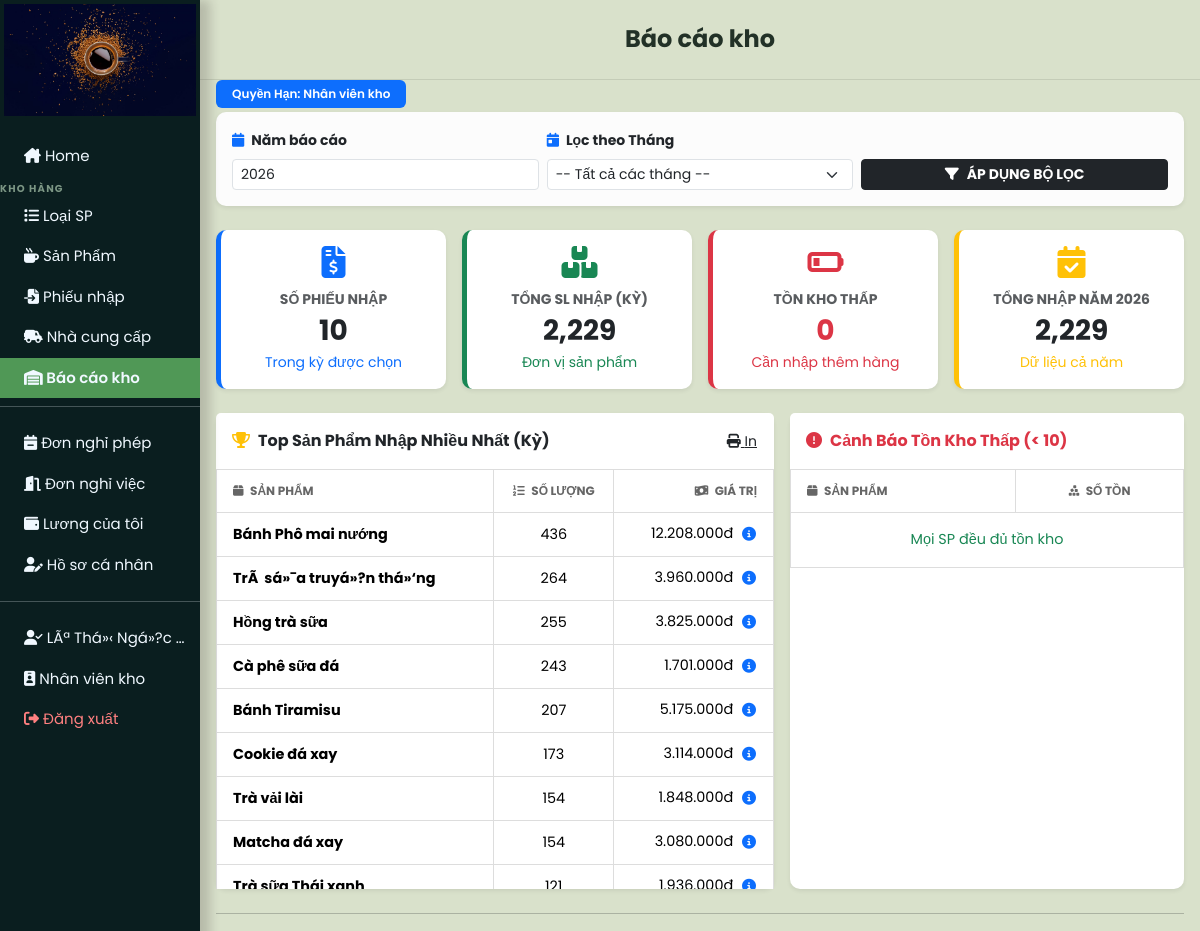
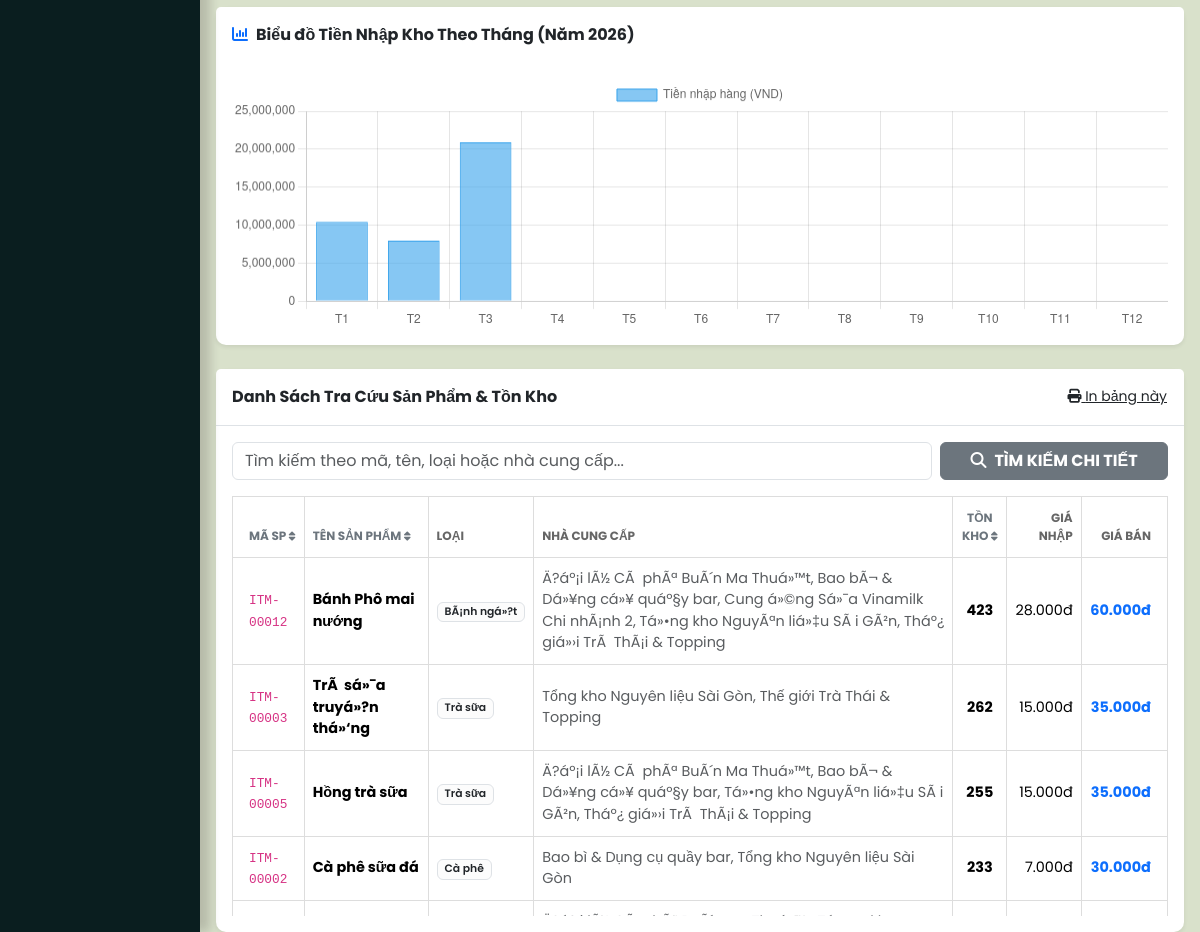
The page /user_page.php?baocao_kho (signed in) on the database its author committed (2 pictures, top to bottom).
### tables this page shows
CREATE TABLE `accounts` (
  `account_id` int(11) NOT NULL,
  `full_name` varchar(150) NOT NULL,
  `email` varchar(150) NOT NULL,
  `password` varchar(255) NOT NULL,
  `role_id` int(11) NOT NULL DEFAULT 3,
  `position_id` int(11) DEFAULT NULL,
  `phone` varchar(20) DEFAULT NULL,
  `address` text DEFAULT NULL,
  `birth_date` date DEFAULT NULL,
  `gender` enum('nam','ná»¯','khÃ¡c') DEFAULT NULL,
  `hr_status` enum('active','resigned','on_leave') NOT NULL DEFAULT 'active',
  `system_status` enum('active','locked','disabled','pending') NOT NULL DEFAULT 'pending',
  `hire_date` date DEFAULT NULL,
  `created_at` timestamp NULL DEFAULT current_timestamp(),
  `updated_at` timestamp NULL DEFAULT current_timestamp() ON UPDATE current_timestamp()
);

CREATE TABLE `items` (
  `item_id` int(11) NOT NULL,
  `item_code` varchar(20) NOT NULL,
  `item_name` varchar(200) NOT NULL,
  `category_id` int(11) DEFAULT NULL,
  `description` text DEFAULT NULL,
  `unit_price` decimal(10,0) NOT NULL DEFAULT 0,
  `purchase_price` decimal(10,0) NOT NULL DEFAULT 0,
  `stock_quantity` int(11) NOT NULL DEFAULT 0,
  `item_status` enum('active','inactive') NOT NULL DEFAULT 'active',
  `sale_status` enum('selling','stopped') NOT NULL DEFAULT 'selling',
  `item_image` varchar(255) DEFAULT NULL,
  `added_date` timestamp NULL DEFAULT current_timestamp(),
  `updated_at` timestamp NULL DEFAULT current_timestamp() ON UPDATE current_timestamp()
);

CREATE TABLE `category` (
  `category_id` int(11) NOT NULL,
  `category_name` varchar(100) NOT NULL,
  `created_at` timestamp NULL DEFAULT current_timestamp()
);

### src/views/baocao_kho.php (the view, shortened to what the rows shown need)
<?php
global $conn;
$roleName = currentRole();
$isAdmin = ($roleName === AppRole::ADMIN);
$sel_year    = (int)($_GET['year']    ?? date('Y'));
$sel_month   = (int)($_GET['month']   ?? 0);
?>
<div class="dash_board px-3">
    <div class="row g-3 mb-4">
        <div class="col-lg-7">
            <div class="card shadow-sm border-0 h-100" id="printSectionTopProducts">
                <div class="table-responsive">
                    <table class="table table-sm table-hover mb-0 align-middle">
                        <thead class="bg-light"><tr><th class="ps-3"><i class="fa-solid fa-box me-1"></i> Sản phẩm</th><th class="text-center"><i class="fa-solid fa-list-ol me-1"></i> Số lượng</th><th class="text-end pe-3"><i class="fa-solid fa-money-bill-wave me-1"></i> Giá trị</th></tr></thead>
                    </table>
                </div>
            </div>
        </div>
        <div class="col-lg-5">
            <div class="card shadow-sm border-0 h-100">
                <div class="table-responsive">
                    <table class="table table-sm table-hover mb-0 align-middle">
                        <thead class="bg-light"><tr><th class="ps-3"><i class="fa-solid fa-box me-1"></i> Sản phẩm</th><th class="text-center"><i class="fa-solid fa-cubes-stacked me-1"></i> Số tồn</th></tr></thead>
                    </table>
                </div>
            </div>
        </div>
    </div>
                    <?php
                    $imp_chart_sql = "SELECT MONTH(ir.import_date) as thang, SUM(ri.quantity * ri.import_price) as val
                                      FROM inventory_receipts ir
                                      JOIN inventory_receipt_items ri ON ri.receipt_id = ir.receipt_id
                                      WHERE ir.status='completed' AND YEAR(ir.import_date)=$sel_year
                                      GROUP BY MONTH(ir.import_date)";
                    $ic_r = mysqli_query($conn, $imp_chart_sql);
                    $imp_data = array_fill(1, 12, 0);
                    while($r = mysqli_fetch_assoc($ic_r)) $imp_data[(int)$r['thang']] = (float)$r['val'];
                    ?>
    <script>
    new Chart(document.getElementById('unifiedChart'), {
        type: 'bar',
        data: {
            labels: ['T1','T2','T3','T4','T5','T6','T7','T8','T9','T10','T11','T12'],
            datasets: [
                { label: 'Tiền nhập hàng (VND)', data: <?= json_encode(array_values($imp_data)) ?>, backgroundColor: 'rgba(54, 162, 235, 0.6)', borderColor: 'rgba(54, 162, 235, 1)', borderWidth: 1 }
            ]
        },
        options: { responsive: true, scales: { y: { beginAtZero: true } } }
    });
    </script>
    <?php if ($isAdmin): ?>
    <?php else: ?>
    <div class="card shadow-sm border-0" id="printSectionInventoryList">
        <div class="card-body p-3 border-top">
            <div class="table-responsive">
                <?php
                $kw = trim((string)($_GET['search_item'] ?? ''));
                $sort = $_GET['sort'] ?? 'availability';
                $dir = $_GET['dir'] ?? 'DESC';
                $dir = (strtoupper($dir) === 'ASC') ? 'ASC' : 'DESC';
                if ($sort === 'availability') {
                    $order_by = "CASE WHEN i.stock_quantity <= 0 THEN 1 ELSE 0 END ASC, i.stock_quantity DESC, i.item_name ASC";
                } else {
                    $order_by = "$sort $dir";
                }
                $conds = ["i.item_status = 'active'"];
                $whereStaff = implode(" AND ", $conds);
                $staff_sql = "SELECT i.item_id, i.item_code, i.item_name, c.category_name, i.stock_quantity, i.purchase_price, i.unit_price,
                                     GROUP_CONCAT(DISTINCT s.supplier_name SEPARATOR ', ') AS suppliers
                              FROM items i
                              LEFT JOIN category c ON c.category_id = i.category_id
                              LEFT JOIN inventory_receipt_items ri ON ri.item_id = i.item_id
                              LEFT JOIN inventory_receipts ir ON ir.receipt_id = ri.receipt_id
                              LEFT JOIN suppliers s ON s.supplier_id = ir.supplier_id
                              WHERE $whereStaff
                              GROUP BY i.item_id
                              ORDER BY $order_by";
                $staff_rs = mysqli_query($conn, $staff_sql);
                $staff_items = mysqli_fetch_all($staff_rs, MYSQLI_ASSOC);
                ?>
                <table class="table table-hover align-middle mb-0">
                    <thead class="bg-light">
                        <tr>
                            <?php
                            $base_url = "user_page.php?baocao_kho=1&year=$sel_year&month=$sel_month&search_item=".urlencode($kw);
                            $toggle_dir = ($dir == 'ASC') ? 'DESC' : 'ASC';
                            ?>
                            <th class="ps-3"><a href="<?= $base_url ?>&sort=item_code&dir=<?= ($sort=='item_code')?$toggle_dir:'ASC' ?>" class="text-decoration-none text-secondary">Mã SP <i class="fa-solid fa-sort<?= ($sort=='item_code')?($dir=='ASC'?'-up':'-down'):'' ?> small"></i></a></th>
                            <th><a href="<?= $base_url ?>&sort=item_name&dir=<?= ($sort=='item_name')?$toggle_dir:'ASC' ?>" class="text-decoration-none text-secondary">Tên sản phẩm <i class="fa-solid fa-sort<?= ($sort=='item_name')?($dir=='ASC'?'-up':'-down'):'' ?> small"></i></a></th>
                            <th>Loại</th>
                            <th>Nhà cung cấp</th>
                            <th class="text-center"><a href="<?= $base_url ?>&sort=stock_quantity&dir=<?= ($sort=='stock_quantity')?$toggle_dir:'ASC' ?>" class="text-decoration-none text-secondary">Tồn kho <i class="fa-solid fa-sort<?= ($sort=='stock_quantity')?($dir=='ASC'?'-up':'-down'):'' ?> small"></i></a></th>
                            <th class="text-end">Giá nhập</th>
                            <th class="text-end pe-3">Giá bán</th>
                        </tr>
                    </thead>
                    <tbody>
                        <?php foreach ($staff_items as $si): ?>
                        <tr>
                            <td class="ps-3"><code><?= htmlspecialchars($si['item_code']) ?></code></td>
                            <td class="fw-bold"><?= htmlspecialchars($si['item_name']) ?></td>
                            <td><span class="badge bg-light text-dark border"><?= htmlspecialchars($si['category_name']??'N/A') ?></span></td>
                            <td class="small text-muted"><?= htmlspecialchars($si['suppliers'] ?? 'Chưa nhập hàng') ?></td>
                            <td class="text-center fw-bold <?= $si['stock_quantity']<10?'text-danger':'' ?>"><?= number_format($si['stock_quantity']) ?></td>
                            <td class="text-end"><?= number_format($si['purchase_price'],0,',','.') ?>đ</td>
                            <td class="text-end pe-3 text-primary fw-bold"><?= number_format($si['unit_price'],0,',','.') ?>đ</td>
                        </tr>
                        <?php endforeach; ?>
                    </tbody>
                </table>
            </div>
        </div>
    </div>
    <?php endif; ?>
</div>

### src/views/layouts/user_layout_start.php (shortened to what the rows shown need)
<!DOCTYPE html>
<html lang="en">
<head>
    <link href="https://cdn.jsdelivr.net/npm/bootstrap@5.3.3/dist/css/bootstrap.min.css" rel="stylesheet" />
    <link rel="stylesheet" href="https://cdnjs.cloudflare.com/ajax/libs/font-awesome/6.5.1/css/all.min.css" />
    <link rel="stylesheet" href="css/style.css" />
</head>
<?php
$roleName = currentRole();
$isWarehouseRole = $roleName === AppRole::WAREHOUSE;
$isManagerRole = $roleName === AppRole::MANAGER;
$isAdminRole = $roleName === AppRole::ADMIN;
?>
<?php
$currentTitle = 'COFFEE SHOP';
if (isset($_GET['home'])) {
    $currentTitle = 'COFFEE SHOP';
} elseif (isset($_GET['dashboard'])) {
    $currentTitle = 'COFFEE SHOP';
} elseif (isset($_GET['sanpham'])) {
    $currentTitle = 'Sản phẩm';
} elseif (isset($_GET['phieunhap'])) {
    $currentTitle = 'Phiếu nhập kho';
} elseif (isset($_GET['phieuxuat'])) {
    $currentTitle = 'Phiếu xuất kho';
} elseif (isset($_GET['kho_thongke'])) {
    $currentTitle = 'Thống kê tồn kho';
} elseif (isset($_GET['baocao_kho'])) {
    $currentTitle = 'Báo cáo kho';
} elseif (isset($_GET['baocao_kinhdoanh'])) {
    $currentTitle = 'Báo cáo kinh doanh';
} elseif (isset($_GET['baocao_nhansu'])) {
    $currentTitle = 'Báo cáo nhân sự';
} elseif (isset($_GET['nhacungcap'])) {
    $currentTitle = 'Quản lý nhà cung cấp';
} elseif (isset($_GET['loai'])) {
    $currentTitle = 'Loại sản phẩm';
} elseif (isset($_GET['donhang'])) {
    $currentTitle = 'Đơn hàng';
} elseif (isset($_GET['khachhang'])) {
    $currentTitle = 'Khách hàng';
} elseif (isset($_GET['nhansu'])) {
    $currentTitle = 'Nhân sự';
} elseif (isset($_GET['chucvu'])) {
    $currentTitle = 'Quản lý chức vụ';
} elseif (isset($_GET['bangluong'])) {
    $currentTitle = 'Bảng lương';
} elseif (isset($_GET['luong_ca_nhan'])) {
    $currentTitle = 'Lương của tôi';
} elseif (isset($_GET['donnghi'])) {
    $currentTitle = 'Đơn nghỉ phép';
} elseif (isset($_GET['donnghiviec'])) {
    $currentTitle = 'Đơn nghỉ việc';
} elseif (isset($_GET['profile'])) {
    $currentTitle = 'Hồ sơ cá nhân';
} elseif (isset($_GET['thongke'])) {
    $currentTitle = 'Thống kê';
}
?>
<?php
$_notify_type    = $_SESSION['notify_type']    ?? '';
$_notify_msg     = $_SESSION['notify_message'] ?? '';
$_notify_title   = $_SESSION['notify_title']   ?? '';
$_notify_attrs   = notifyAttrs($_notify_type, $_notify_msg, $_notify_title);
?>
<body class="app-shell"<?= $_notify_attrs ?>>
    <div class="nav-side p-0">
        <div class="logo p-1 justify-content-center text-center">
            <a href="user_page.php?home"> <img src="img/logo.jpg" alt="Logo"></a>
        </div>
        <div class="navs pt-3">
            <?php if (!$isManagerRole) : ?>
            <div class="container-fluid">
                <a class="text-truncate <?= isset($_GET['home'])||isset($_GET['dashboard']) ? 'active' : '' ?>"
                   href="user_page.php?home"><i class="fa-solid fa-house-chimney"></i> Home</a>
            </div>
            <?php endif; ?>
            <?php if ($isWarehouseRole || $isAdminRole) : ?>
                <div class="nav-section-label">KHO HÀNG</div>
                <div class="container-fluid">
                    <a class="text-truncate <?= isset($_GET['loai']) ? 'active' : '' ?>"
                       href="user_page.php?loai"><i class="fa-solid fa-list"></i> Loại SP</a>
                </div>
                <div class="container-fluid">
                    <a class="text-truncate <?= isset($_GET['sanpham']) ? 'active' : '' ?>"
                       href="user_page.php?sanpham"><i class="fa-solid fa-mug-hot"></i> Sản Phẩm</a>
                </div>
                <div class="container-fluid">
                    <a class="text-truncate <?= isset($_GET['phieunhap']) ? 'active' : '' ?>"
                       href="user_page.php?phieunhap"><i class="fa-solid fa-file-import"></i> Phiếu nhập</a>
                </div>
                <div class="container-fluid">
                    <a class="text-truncate <?= isset($_GET['nhacungcap']) ? 'active' : '' ?>"
                       href="user_page.php?nhacungcap"><i class="fa-solid fa-truck-field"></i> Nhà cung cấp</a>
                </div>
                <div class="container-fluid">
                    <a class="text-truncate <?= isset($_GET['baocao_kho']) ? 'active' : '' ?>"
                       href="user_page.php?baocao_kho"><i class="fa-solid fa-warehouse"></i> Báo cáo kho</a>
                </div>
            <?php endif; ?>
        </div>
        <?php if (!$isManagerRole && !$isAdminRole) : ?>
        <hr class="mt-2">
        <div class="navs text-center p-0">
            <div class="container-fluid">
                <a class="text-truncate <?= isset($_GET['donnghi']) ? 'active' : '' ?>"
                   href="user_page.php?donnghi"><i class="fa-solid fa-calendar-minus"></i> Đơn nghỉ phép</a>
            </div>
            <div class="container-fluid">
                <a class="text-truncate <?= isset($_GET['donnghiviec']) ? 'active' : '' ?>"
                   href="user_page.php?donnghiviec"><i class="fa-solid fa-door-open"></i> Đơn nghỉ việc</a>
            </div>
            <div class="container-fluid">
                <a class="text-truncate <?= isset($_GET['luong_ca_nhan']) ? 'active' : '' ?>"
                   href="user_page.php?luong_ca_nhan"><i class="fa-solid fa-wallet"></i> Lương của tôi</a>
            </div>
            <div class="container-fluid">
                <a class="text-truncate <?= isset($_GET['profile']) ? 'active' : '' ?>"
                   href="user_page.php?profile"><i class="fa-solid fa-user-pen"></i> Hồ sơ cá nhân</a>
            </div>
        </div>
        <?php endif; ?>
        <div class="navs text-center p-0">
            <hr class="mt-3">
            <div class="container-fluid">
                <a class="text-truncate"><i class="fa-solid fa-user-check"></i> <?= $user_name ?? '' ?></a>
            </div>
            <div class="container-fluid">
                <a class="text-truncate"><i class="fa-solid fa-id-badge"></i> <?= roleLabel(currentRole()) ?></a>
            </div>
            <div class="    container-fluid logout-btn">
                <a class="text-truncate" href="logout.php"><i class="fa-solid fa-right-from-bracket"></i> Đăng xuất</a>
            </div>
        </div>
    </div>
    <div class="app-right">
        <?php if (!isset($_GET['home']) && !isset($_GET['dashboard'])): ?>
        <div class="app-topbar px-3">
            <h4 class="mb-0 fw-bold"><?= htmlspecialchars($currentTitle) ?></h4>
        </div>
        <?php endif; ?>
        <div class="main p-0 <?= (isset($_GET['home']) || isset($_GET['dashboard'])) ? 'h-100' : '' ?>">

### rows shown on the page
accounts: full_name "LÃª Thá»‹ Ngá»?c…"
items: item_code "ITM-00012", item_name "Bánh Phô mai nướng", category.category_name "BÃ¡nh ngá»?t", suppliers "Ä?áº¡i lÃ½ CÃ phÃª BuÃ´n Ma Thuá»™t, Bao bÃ¬ & Dá»¥ng cá»¥ quáº§y bar, Cung á»©ng Sá»¯a Vinamilk Chi nhÃ¡nh 2, Tá»•ng kho NguyÃªn liá»‡u SÃ i GÃ²n, Tháº¿ giá»›i TrÃ ThÃ¡i & Topping", stock_quantity "423", purchase_price "28.000", unit_price "60.000"
items: item_code "ITM-00003", item_name "TrÃ sá»¯a truyá»?n thá»‘ng", category.category_name "Trà sữa", suppliers "Tổng kho Nguyên liệu Sài Gòn, Thế giới Trà Thái & Topping", stock_quantity "262", purchase_price "15.000", unit_price "35.000"
items: item_code "ITM-00005", item_name "Hồng trà sữa", category.category_name "Trà sữa", suppliers "Ä?áº¡i lÃ½ CÃ phÃª BuÃ´n Ma Thuá»™t, Bao bÃ¬ & Dá»¥ng cá»¥ quáº§y bar, Tá»•ng kho NguyÃªn liá»‡u SÃ i GÃ²n, Tháº¿ giá»›i TrÃ ThÃ¡i & Topping", stock_quantity "255", purchase_price "15.000", unit_price "35.000"
items: item_code "ITM-00002", item_name "Cà phê sữa đá", category.category_name "Cà phê", suppliers "Bao bì & Dụng cụ quầy bar, Tổng kho Nguyên liệu Sài Gòn", stock_quantity "233", purchase_price "7.000", unit_price "30.000"

### other values the page prints
roleLabel(currentRole()) "Nhân viên kho"
$currentTitle "Báo cáo kho"
$imp_summary['total_receipts'] "10"
$imp_qty_summary['total_import_qty'] "2,229"
count($low_stock_items) "0"
$yearly_qty "2,229"
$ti['item_name'] "Bánh Phô mai nướng"
$ti['total_qty'] "436"
$ti['total_value'] "12.208.000"
$ti['item_name'] "TrÃ sá»¯a truyá»?n thá»‘ng"
$ti['total_qty'] "264"
$ti['total_value'] "3.960.000"
$ti['item_name'] "Hồng trà sữa"
$ti['total_qty'] "255"
$ti['total_value'] "3.825.000"
